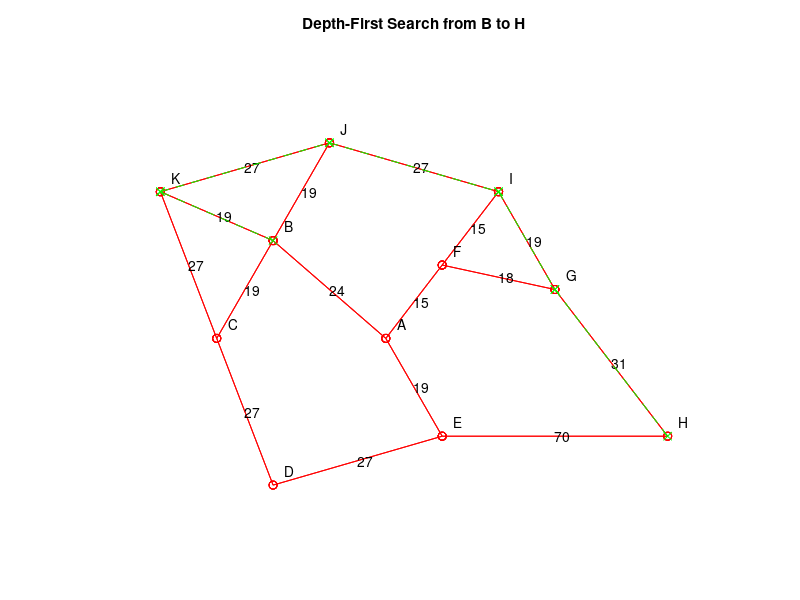

MATLAB code for this plot:
% Depth-first graph search
function grDFS
    [A coord] = makeGraph; % call script to make the graph:
    gplot(A, coord, 'ro-')
    hold on
    for index = 1:length(coord)
        str = char('A' + index - 1);
        text(coord(index,1) + 0.2, ...
            coord(index,2) + 0.3, str);
    end
	showCosts(coord, A);
    axis([0 11 0 10]); axis off; hold on
    start = 2
    target = 8
    s = push([], start);
    while ~isempty(s)
        [s current] = pop(s);
        if current(end) == target % success exit
            D = sparse([0]);
            for ans = 1:length(current)-1
                D(current(ans), current(ans+1)) = 1;
            end
            gplot(D, coord, 'gx--')
			title('Depth-First Search from B to H')
            return; % exit the function
        end % if current == target
        thisNode = current(end);
        children = find(A(thisNode,:) ~= 0);
        for thisChild = children
            if ~any(thisChild == current)
                s = push(s, [current thisChild]);
            end % if ~any(thisChild == current)
        end % for thisChild = children
    end % while s not empty
    % if we reach here we never found a path
    D = [];
end

function showCosts(co, A)
	n = length(A);
	for r = 1:n
        for c = r+1:n
            if A(r,c) > 0
                str = num2str(A(r,c));
                c1 = co(r,:);
                c2 = co(c,:);
                at = (c1 + c2) ./ 2;
                text(at(1),at(2), str);
            end
        end
    end
end

function [A coord] = makeGraph
    % edge weights
    cost = [24 19 15 19 19 19 27 27 27 70 18 15 31 19 27 27];
    % edge directions
    dir = [2 2 2 2 2 2 2 2 2 2 2 2 2 2 2 2];
    % connectivity
    node = [ 1 2 3 0	% edges from A
        1 4 5 6			% edges from B
        4 7 8 0			% edges from C
        7 9 0 0			% edges from D
        2 9 10 0		% edges from E
        3 11 12 0		% edges from F
        11 13 14 0		% edges from G
        10 13 0 0		% edges from H
        12 14 15 0		% edges from I
        5 15 16 0		% edges from J
        6 8 16 0]		% edges from K
    % coordinates
    coord = [   5 4 	% A
                3 6 	% B
                2 4 	% C
                3 1 	% D
                6 2 	% E
                6 5.5 	% F 
                8 5 	% G
                10 2 	% H
                7 7 	% I
                4 8 	% J
                1 7];	% K
    A = grAdjacency( node, cost, dir );
end

function A = grAdjacency( node, cost, dir )
    % compute an adjacency matrix.
    % it should contain the weight from one
    % node to another (0 if the nodes
    %	are not connected)
    [m cols] = size(node);
    n = length(cost);
    k = 0;
    % iterate across the edges
    %	finding the nodes at each end of the edge
    for is = 1:n
        iv = 0;
        for ir = 1:m
            for ic = 1:cols
                if node(ir, ic) == is
                    iv = iv + 1;
                    if iv > 2
                        error('bad intersection matrix');
                    end
                    ij(iv) = ir;
                end
            end
        end
        if iv ~= 2
            error(sprintf('didn''t find both ends of edge %d', is));
        end
        t = cost(is);
        if dir(is) ~= -1
            k = k + 1;
            ip(k) = ij(1); jp(k) = ij(2); tp(k) = t;
        end
        if dir(is) ~= 1
            k = k + 1;
            ip(k) = ij(2); jp(k) = ij(1); tp(k) = t;
        end
    end
    A = sparse( ip, jp, tp );
end

function s = push(s, data)
    % push onto a stack
    s = [s {data}];
end

function [s ans] = pop(s)
    % pop off a stack
    ans = s{end};
    s = s(1:(end-1));
end
